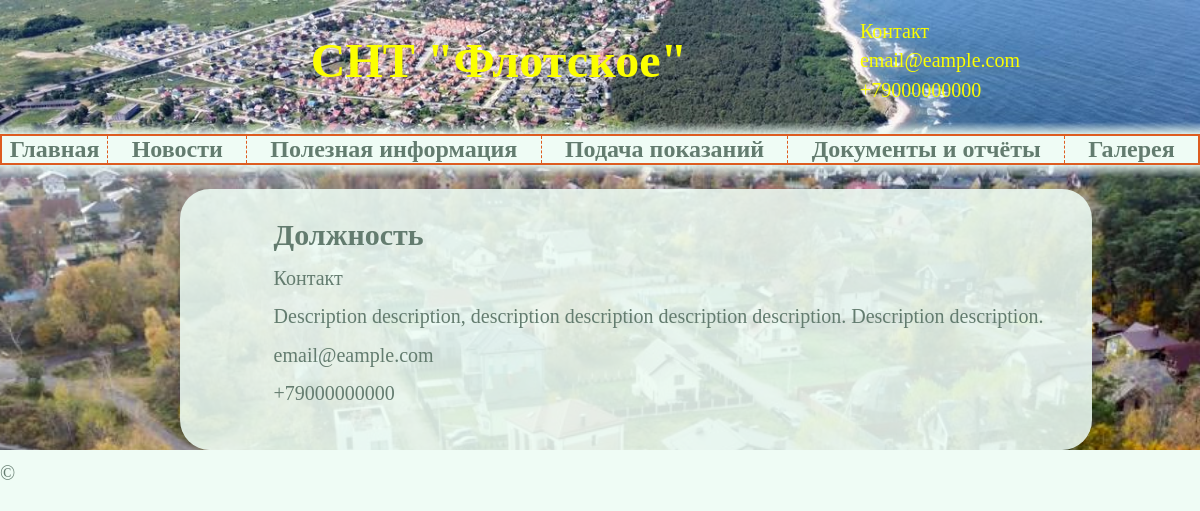
/website/contacts/, run on the app's committed database.
### website/models.py (models this page shows)
class Contacts(models.Model):
    name = models.CharField(max_length=200)
    email = models.EmailField()
    phone = models.CharField(max_length=12)
    description = models.TextField()
    job = models.CharField(max_length=200)

### website/views.py (the view)
# urls.py: path("contacts/", views.contacts, name="contacts"),
def contacts(request) -> HttpResponse:
    contact = Contacts.objects.order_by("-job")[0]
    contacts_list = Contacts.objects.order_by("-job")
    context = {"contacts_list": contacts_list, "contact": contact, "main_image": f"/static/src/image{randint(1, 13)}.jpg"}
    return render(request, "website/contacts.html", context)

### website/templates/website/contacts.html (shortened to what this page needs)
<!DOCTYPE html>
<html lang="ru">
<head>
    {% load static %}
    <link rel="stylesheet" href="{% static 'styles.css' %}" />
</head>
<body>
    <a href="{% url 'website:contacts' %}" class="contacts-link">
    <header>
        <div class="contacts-div">
        <div class="name"><h1>СНТ "Флотское"</h1></div>
        <div class="contacts">
            {% if contact %}
            <p>{{ contact.name }}</p>
            <p>{{ contact.email }}</p>
            <p>{{ contact.phone }}</p>
            {% else %}
            <p>Контакты</p>
            <p>email</p>
            <p>+79000000000</p>
            {% endif %}
        </div>
        </div>
        <div class="header-change"></div>
    </header>
    </a>
    <nav class="navigation">
        <a href="{% url 'website:main' %}" class="home-icon active">Главная</a>
        <a href="{% url 'website:news' %}" class="nav-icon active">Новости</a>
        <a href="{% url 'website:usefullinfo' %}" class="nav-icon active">Полезная информация</a>
        <a href="{% url 'website:submissions' %}" class="nav-icon active">Подача показаний</a>
        <a href="{% url 'website:docs' %}" class="nav-icon active">Документы и отчёты</a>
        <a href="{% url 'website:galery' %}" class="nav-icon active last-icon">Галерея</a>
    </nav>
    <main>
        {% if contacts_list %}
        {% for contact in contacts_list %}
        <div class="main-change"></div>
        <div class="contacts-transparency-div">
        <div class="main-div">
            <h2>{{ contact.job }}</h2>
            <p>{{ contact.name }}</p>
            <p>{{ contact.description }}</p>
            <p>{{ contact.email }}</p>
            <p>{{ contact.phone }}</p>
        </div>
        </div>
        {% endfor %}
        {% endif %}
    </main>
    <footer>
        &copy;
    </footer>
</body>
</html>

### website/static/styles.css (style rules this page uses)
* { padding: 0; margin: 0; }
:root { --bg-color: #edfcf4e0; --text-color: #637C6F; --primary-color: #dd5c20; --secondary-color: #d8fdb4; --accent-color: #fbff00; }
p, a { font-weight: 500; color: var(--text-color); }
nav:not(.carousel-div) { display: flex; flex-direction: row; flex-wrap: nowrap; align-items: center; align-content: space-around; justify-content: space-evenly; border: var(--primary-color) solid 2px; }
nav > a { font-size:larger; text-decoration: none; font-weight: 700; color: var(--text-color); text-align: center; }
.home-icon { flex: 1 1 content; }
.nav-icon { flex-grow: 3; }
.nav-icon:not(.last-icon), .home-icon { border-right: var(--primary-color) dashed 1px; }
body { transition: all 0.8s; margin: 0px; resize: both; font-size: 20px; background-color: var(--bg-color); font-family: Georgia, 'Times New Roman', Times, serif; color: var(--text-color); }
header { background: url("src/header.jpg") no-repeat center top; background-size: 100% auto; }
.contacts-link { color: transparent; }
p { margin: 2% 0 2% 0; }
.contacts-link p { color:var(--accent-color) ; }
.name { flex: 1 1 content; display: flex; align-items: center; justify-content: center; font-size:x-large; padding-right: 5%; color:var(--accent-color) ; }
.contacts-div { margin-left: 15%; width: 70%; display: flex; flex-direction: row; }
.contacts { margin-top: 2%; margin-bottom: 2%; display: flex; flex-direction: column; }
.header-change { padding-bottom: 1%; background: linear-gradient( transparent 0%, var(--bg-color) 100%); }
main:not(#galery-main) { background-attachment: fixed; }
.main-change { padding-top: 1%; background: linear-gradient( var(--bg-color) 0%, transparent 100%); }
.contacts-transparency-div { margin-left: 15%; padding: 1% 1% 1% 5%; border-radius: 30px; background-color: var(--bg-color); width: 70%; margin-top: 1%; margin-bottom: 1%; }
.main-div { padding-top: 2%; padding-bottom: 2%; margin-left: 4%; width: 92%; background-color: transparent; flex-direction: column; }

### data on the page
Contacts: name "Контакт", email "email@eample.com", phone "+79000000000", job "Должность", description "Description description, description description description description. Description description."
